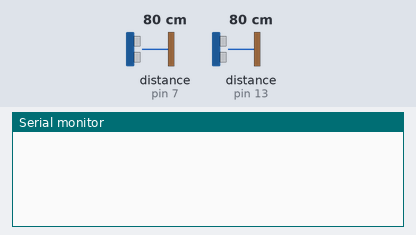
A sketch run on a simulated Arduino Uno, built with avr-gcc and run on an emulated ATmega328P. Shown: the last lines printed to the serial monitor. The inputs (shaded band) are chosen by the test bench; at power-on: distance to the obstacle (sensors on pin 7, pin 13) 80 cm. The echo pulse lasts 58.3 µs per cm.

Above: at 1.7 s.
1.8 s: distance to the obstacle (sensor on pin 7) set to 38 cm
3.3 s: distance to the obstacle (sensor on pin 7) set to 32 cm
At 3.7 s:
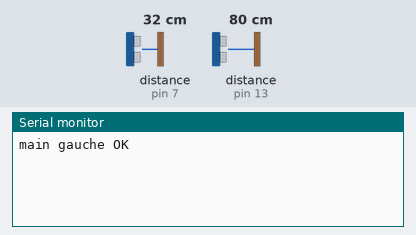
At 4.2 s:
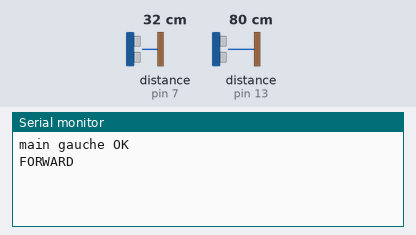

Measured:
- the behaviour switches between 36 and 35 cm on distance to the obstacle (sensor on pin 7) (found by bisection; images 0 and 1)
- after the input at 3.3 s, the serial monitor: prints a new line at once (image 1)

The sketch:

ProgrammeArduinoGestuelleFinal.ino
```cpp
/*
 * PARTIE GESTUELLE VERSION FINALE
 *
 * Breve descritpion :
 * effectuer certaines commandes basiques sur son PC non pas à l'aide des touches du clavier
 * mais en positionnant les mains à une certaine distance de 2 modules HC-SR04
 * Dans la pratique, on va  pouvoir par exemple :
 *    mettre sur Play/Pause un film
 *    revenir en arriere ou aller plus loin dans sa lecture
 *    augmenter/diminuer le son
 *
 *
 *
 * Auteurs : Léo Marache, Oualid Ben Mohamed
 */


#include <NewPing.h>

const int trigger1 = 12;
const int echo1 = 13;

const int trigger2 = 6;
const int echo2 = 7;

double distL,distR;

NewPing sonar1(trigger1, echo1,200); // le module HC-SR04 de droite
NewPing sonar2(trigger2, echo2,200); // et celui de gauche


void setup() {
  Serial.begin(9600);
  delay(500);
}

void loop() {

  distR = sonar1.ping_cm();
  distL = sonar2.ping_cm();


// PLAY/PAUSE
if ((distL > 1 && distR > 1) && (distL < 15 && distR < 15 )) {   // pour ne pas mal interpreter un geste, la plage de distance differente pour le geste PLAY/PAUSE
  Serial.println("PLAY/PAUSE");  // cette chaine de caractere va etre lue par le script python qui tourne parallelement
  delay (1000);  // on laisse le temps à l'utilisateur de retirer ses mains
  }


// SON--/SON++ ___________________________________________________________________________________________________________________________________________________________________________________


  if (distR >= 15 && distR <= 35){

    Serial.println("main droite OK");  // permet de vérifier que le module fonctionne bien
    delay(500);                       // on s'assure que le geste est bien volontaire
    distR = sonar1.ping_cm();

    while(distR > 1 && distR <=35){

      distR = sonar1.ping_cm();

      if (distR < 25){
        Serial.println("VOLUME--");
        delay (500);                    // on laisse le temps à l'utilisateur de constater le changement (autrement le son diminue trop rapidement)
        }

      if (distR > 25){
        Serial.println("VOLUME++");
        delay (500);
      }

    }

  }


// REWIND/FORWARD ___________________________________________________________________________________________________________________________________________________________________________________
// code identique que pour augmenter/diminuer le volume sonore

  if (distL >= 15 && distL <= 35){

    Serial.println("main gauche OK");
    delay(500);
    distL = sonar2.ping_cm();

    while(distL > 1 && distL <= 35){
      distL = sonar2.ping_cm();


      if (distL < 25) {
        Serial.println("REWIND");
        delay (500);
        }

      if (distL > 25){
        Serial.println("FORWARD");
        delay (500);
        }
    }

  }

}
```
